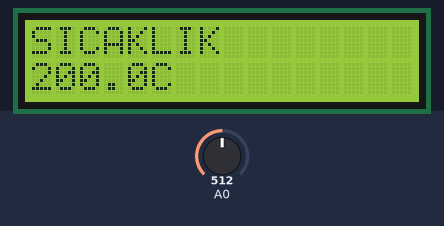
Simulated run of this sketch. Board: Arduino Uno, built with avr-gcc and run on an emulated ATmega328P. Shown: 16×2 character LCD. Inputs (shaded band) come from the test bench; at power-on: A0 = 512.

Above: at 1.2 s.
1.3 s: A0 set to 716
At 2.1 s:
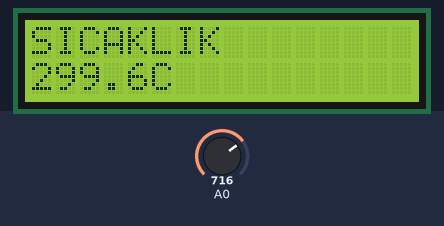
2.8 s: A0 set to 900
At 3.4 s:
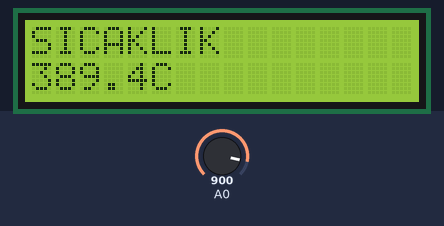
4.3 s: A0 set to 1023
At 4.7 s:
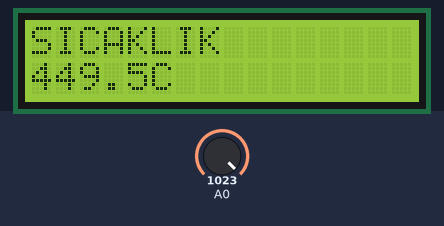
Timing chart, 0 to 7.3 s (numbered marks = the images above; inputs shaded):
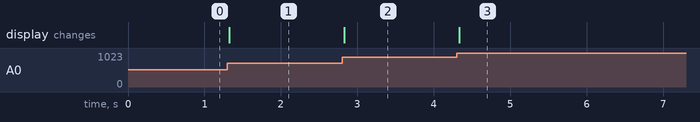

Measured:
- after the input at 1.3 s, the display: changes at once (image 1)
- after the input at 2.8 s, the display: changes at once (image 2)
- after the input at 4.3 s, the display: changes at once (image 3)

The sketch:

LCD_Sicaklik.ino
```cpp
#include <LiquidCrystal.h>
const int rs = 12, en = 11, d4 = 5, d5 = 4, d6 = 3, d7 = 2;
LiquidCrystal lcd(rs, en, d4, d5, d6, d7);
void setup() {
lcd.begin(16, 2);
lcd.print("SICAKLIK");
}
void loop() {
int sensor = analogRead(A0);
float analog = sensor * 5.0;
 analog = analog /1024.0;
 float c = (analog - 0.5) * 100 ;
lcd.setCursor(0, 1);
lcd.print(c);
lcd.setCursor(5, 1);
lcd.print("C");
}
```
